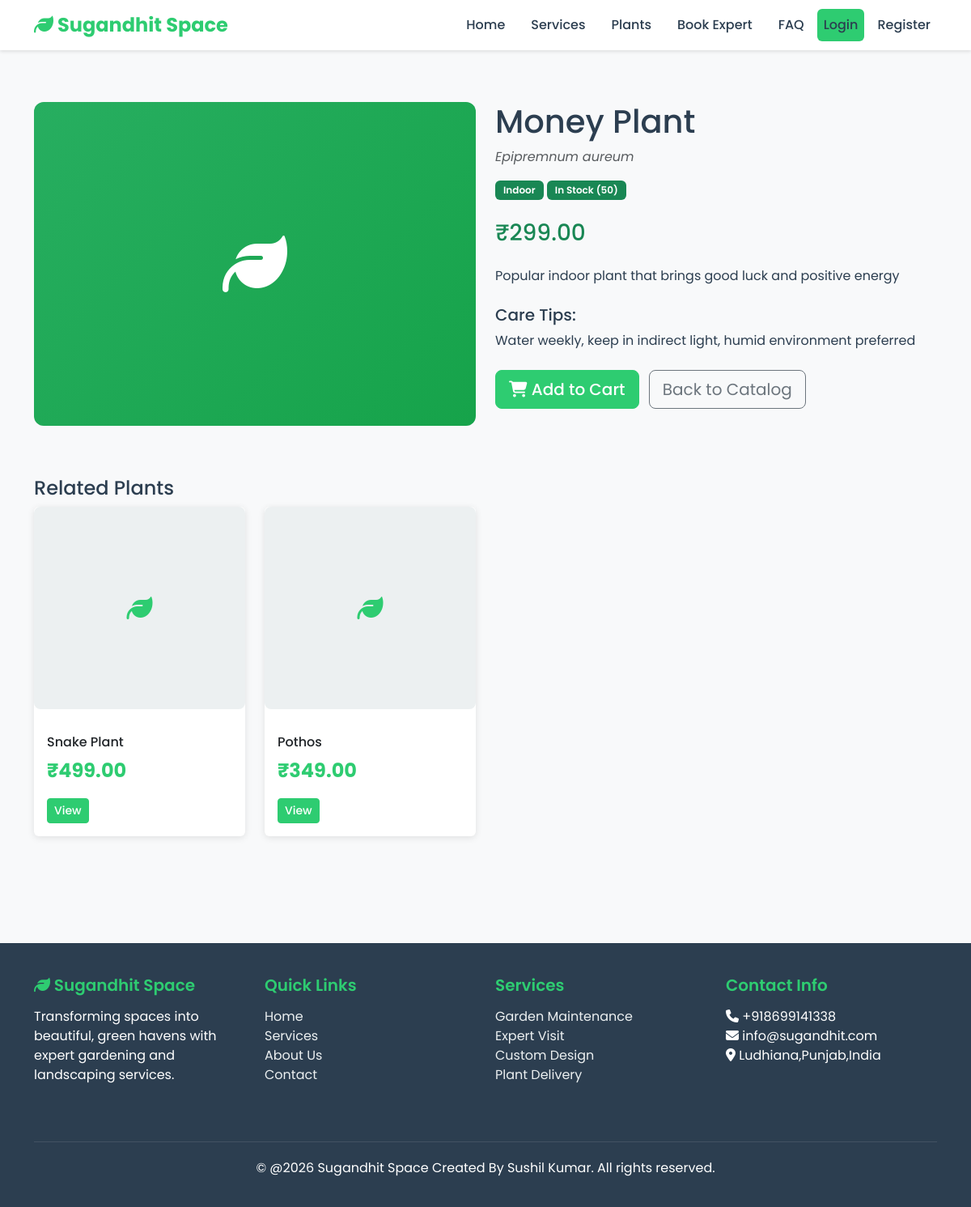
The app's page /catalog/1 with its own data.
### models.py (models this page shows, shortened)
class Plant(db.Model):
    __tablename__ = 'plants'
    id = db.Column(db.Integer, primary_key=True)
    name = db.Column(db.String(120), nullable=False)
    scientific_name = db.Column(db.String(120))
    description = db.Column(db.Text)
    price = db.Column(db.Float, nullable=False)
    quantity = db.Column(db.Integer, default=0)
    image = db.Column(db.String(255))
    category = db.Column(db.String(50))  # indoor, outdoor, herb, flowering
    care_tips = db.Column(db.Text)
    is_active = db.Column(db.Boolean, default=True)
    created_at = db.Column(db.DateTime, default=datetime.utcnow)
    order_items = db.relationship('OrderItem', backref='plant', lazy=True)

### routes/catalog.py (the view)
@catalog_bp.route('/<int:plant_id>')
def plant_detail(plant_id):
    plant = Plant.query.get_or_404(plant_id)
    reviews = ReviewRating.query.filter_by(plant_id=plant_id).all()
    related_plants = Plant.query.filter(
        Plant.category == plant.category,
        Plant.id != plant_id,
        Plant.is_active == True
    ).limit(4).all()
    avg_rating = 0
    if reviews:
        avg_rating = sum(r.rating for r in reviews) / len(reviews)
    return render_template('catalog/plant_detail.html',
                         plant=plant,
                         reviews=reviews,
                         avg_rating=avg_rating,
                         related_plants=related_plants)

### templates/catalog/plant_detail.html (shortened to what this page needs)
{% extends "base.html" %}
{% block content %}
<div class="container py-5">
    <div class="row">
        <div class="col-md-6">
            <div class="product-image" style="height: 400px; background-color: var(--light-bg); border-radius: 12px;">
                {% if plant.image %}
                    <img src="{{ plant.image }}" alt="{{ plant.name }}" style="width: 100%; height: 100%; object-fit: cover; border-radius: 12px;">
                {% else %}
                    <div style="width: 100%; height: 100%; background: linear-gradient(135deg, #27ae60, #16a34a); display: flex; align-items: center; justify-content: center; border-radius: 12px;">
                        <i class="fas fa-leaf" style="font-size: 5rem; color: white;"></i>
                    </div>
                {% endif %}
            </div>
        </div>
        <div class="col-md-6">
            <h1 class="mb-2">{{ plant.name }}</h1>
            <p class="text-muted mb-3"><em>{{ plant.scientific_name }}</em></p>
            <div class="mb-4">
                <span class="badge bg-success">{{ plant.category|title }}</span>
                {% if plant.quantity > 0 %}
                    <span class="badge bg-success">In Stock ({{ plant.quantity }})</span>
                {% else %}
                    <span class="badge bg-danger">Out of Stock</span>
                {% endif %}
            </div>
            <h3 class="text-success mb-4">{{ '%0.2f'|format(plant.price)|currency }}</h3>
            <p class="mb-4">{{ plant.description }}</p>
            <h5>Care Tips:</h5>
            <p>{{ plant.care_tips }}</p>
            <div class="mt-4">
                <button class="btn btn-primary btn-lg me-2" onclick="addToCart({{ plant.id }}, '{{ plant.name }}', {{ plant.price }})" {% if plant.quantity == 0 %}disabled{% endif %}>
                    <i class="fas fa-shopping-cart"></i> Add to Cart
                </button>
                <a href="{{ url_for('catalog.index') }}" class="btn btn-outline-secondary btn-lg">Back to Catalog</a>
            </div>
        </div>
    </div>
    {% if related_plants %}
    <div class="row mt-5">
        <div class="col-12">
            <h4>Related Plants</h4>
        </div>
        {% for p in related_plants %}
        <div class="col-md-3 mb-4">
            <div class="card">
                <div class="product-image">
                    {% if p.image %}
                        <img src="{{ p.image }}" alt="{{ p.name }}">
                    {% else %}
                        <i class="fas fa-leaf" style="font-size: 2rem; color: var(--primary-color);"></i>
                    {% endif %}
                </div>
                <div class="card-body">
                    <h6>{{ p.name }}</h6>
                    <p class="product-price">{{ '%0.2f'|format(p.price)|currency }}</p>
                    <a href="{{ url_for('catalog.plant_detail', plant_id=p.id) }}" class="btn btn-sm btn-primary">View</a>
                </div>
            </div>
        </div>
        {% endfor %}
    </div>
    {% endif %}
</div>
{% endblock %}

### templates/base.html (style rules this page uses)
:root { --primary-color: #2ecc71; --secondary-color: #27ae60; --accent-color: #f39c12; --text-dark: #2c3e50; --text-light: #7f8c8d; --light-bg: #ecf0f1; }
* { font-family: 'Poppins', sans-serif; }
body { color: var(--text-dark); background-color: #f8f9fa; }
a { color: var(--primary-color); text-decoration: none; }
.btn-primary { background-color: var(--primary-color); border-color: var(--primary-color); font-weight: 500; }
.card { border: none; box-shadow: 0 2px 8px rgba(0,0,0,0.1); transition: transform 0.3s, box-shadow 0.3s; }
.badge { font-weight: 600; padding: 6px 10px; }
.product-image { height: 250px; background-color: var(--light-bg); display: flex; align-items: center; justify-content: center; border-radius: 8px; margin-bottom: 15px; }
.product-price { font-size: 1.5rem; font-weight: 700; color: var(--primary-color); }

### records on screen
Plant: name "Money Plant", scientific_name "Epipremnum aureum", category "Indoor", quantity "50", price "₹299.00", description "Popular indoor plant that brings good luck and positive energy", care_tips "Water weekly, keep in indirect light, humid environment preferred"
Plant: name "Snake Plant", price "₹499.00"
Plant: name "Pothos", price "₹349.00"
